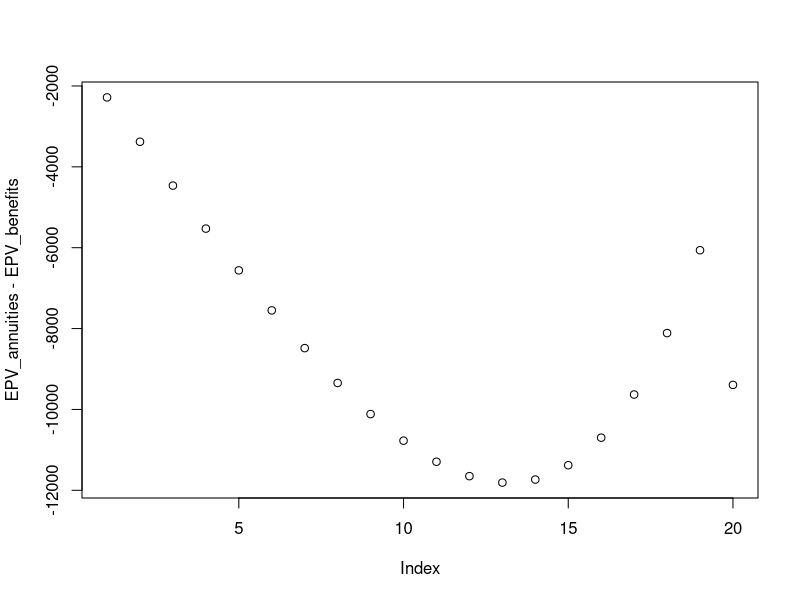
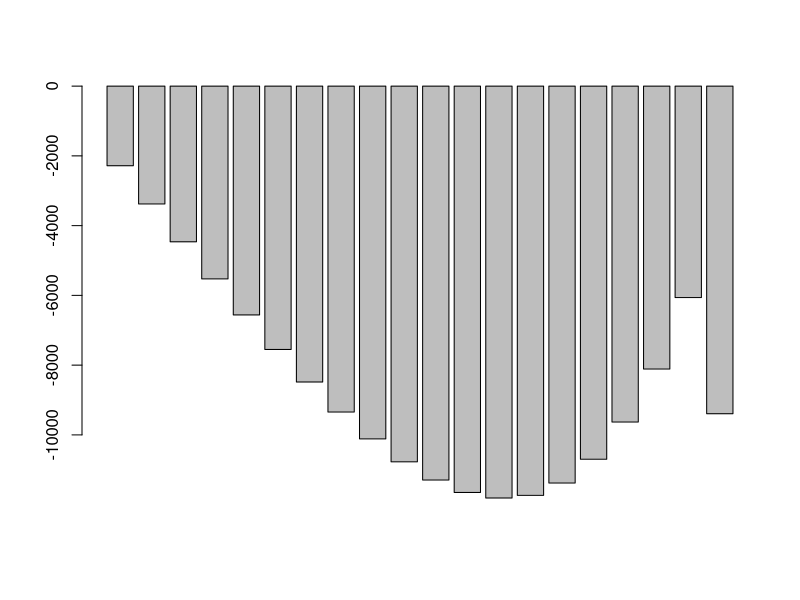
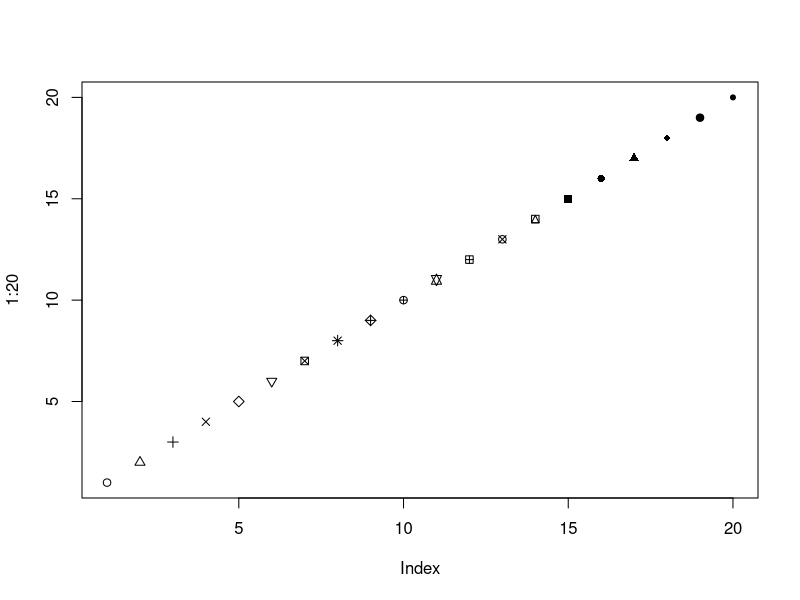
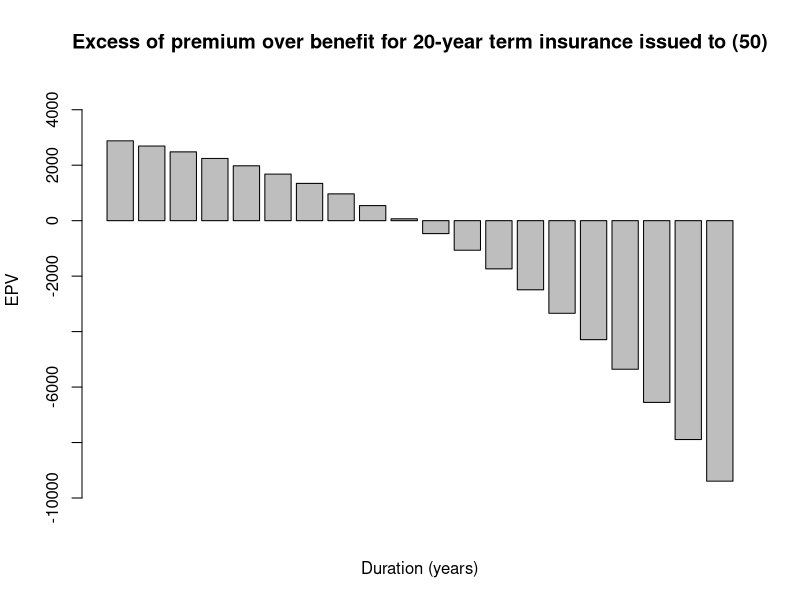
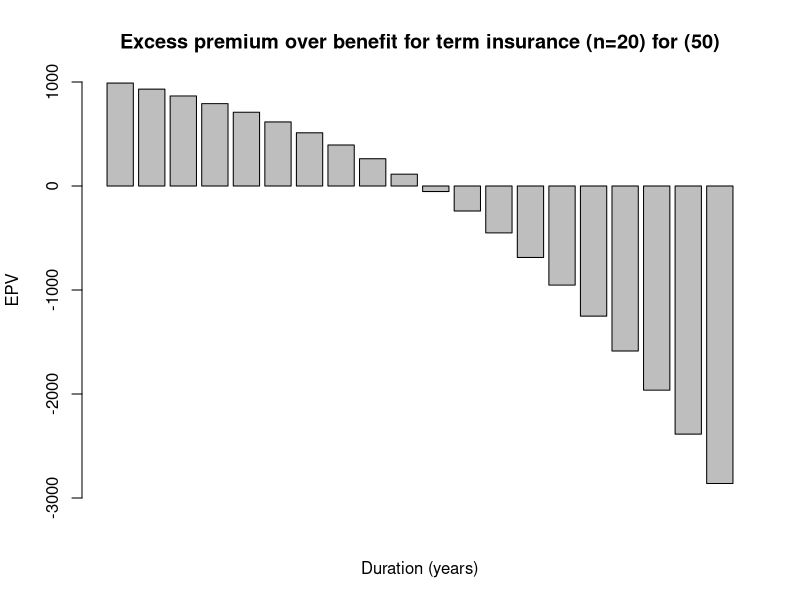

The R script that drew these images, in order:
setwd("D:/UvA/BSc Actuarial Science/Year 2/Block 1/Life Insurance Mathematics/Week 5 - Premiums/Assignment 4")

getwd()

rm(list = ls())

##1

A = 0.00022; B = 2.7*10^-6; c = 1.124

t_p_x <- function(t, x) {
   s <- exp(-A)
   g <- exp(-B/(log(c)))
   return(s^t * g^(c^x * (c^t - 1)))
}

px <- t_p_x(1, 0:100)

qx <- 1 - px

age <- 0:100

life_table <- data.frame(age, px, qx); head(life_table)

i <- 0.05

##2

###1
term_insurance <- function(age, n, i, life_table) {
   qx <- life_table$qx
   px <- 1 - qx
   kpx <- c(1, cumprod(px[(age+1):(age+n-1)]))
   kqx <- kpx * qx[(age+1):(age+n)]
   discount_factors <- (1 + i) ^ - (1:length(kqx))
   sum(discount_factors * kqx)
}

p1 <- 500000*term_insurance(50, 20, i, life_table); p1

###2
life_annuity_due <- function(age, n, i, life_table) {
   px <- 1 - life_table$qx #replace life table with tpx codes
   kpx <- c(1, cumprod(px[(age+1):(age+n-1)]))
   discount_factors <- (1+i)^ - (0:(n-1))
   sum(discount_factors * kpx)
}

a1 <- life_annuity_due(50, 20, i, life_table)

p2 <- p1/a1; p2

###3

EPV_benefits <- NULL; EPV_annuities <- NULL

for (k in 1:20) {
   EPV_benefits <- c(EPV_benefits, 500000*term_insurance(50+k, 21-k, i, life_table))
   EPV_annuities <- c(EPV_annuities, p2*life_annuity_due(50+k, 21-k, i, life_table))
}

plot(EPV_annuities - EPV_benefits)

barplot(EPV_annuities - EPV_benefits)

###4

plot(1:20, pch = 1:20)

###3-2
TI <- function(age, n, i) {
   kpx <- c(1, cumprod(px[(age + 1):(age + n - 1)]))
   kqx <- kpx * qx[(age + 1):(age + n)]
   discount_factors <- (1 + i) ^ - (1:length(kqx))
   sum(discount_factors * kqx)
}

TA <- function(age, n, i) {
   kpx <- c(1, cumprod(px[(age + 1):(age + n - 1)]))
   discount_factors <- (1 + i) ^ - (0:(n - 1))
   sum(discount_factors * kpx)
}

L <- c(); s <- 0

for (i in c(50:70)) {
   for (j in seq(20, 1, -1)) {
      L[s] <- (-500000 * TI(i, j, 0.05)) + (p2 * TA(i, j, 0.05))
   }
   s <- s + 1
}

barplot(L, ylim = c(-10000,5000),
        main = "Excess of premium over benefit for 20-year term insurance issued to (50)",
        xlab = "Duration (years)", ylab = "EPV")

excess <- c()

v = (1+0.05)^-1

qx <- life_table$qx

for(i in 0:19){
   excess[i+1] <- p2 - 500000*v*qx[50+1+i]
}

barplot(excess, ylim = c(-3000, 1000),
        main = "Excess premium over benefit for term insurance (n=20) for (50)",
        xlab = "Duration (years)", ylab = "EPV")

excess
